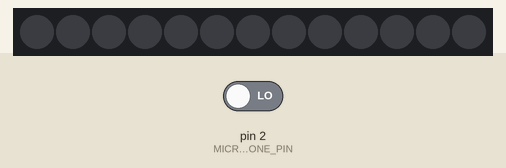
Recording of a sketch running on a simulated Arduino Uno, built with avr-gcc and run on an emulated ATmega328P. Parts: 13 RGB LEDs in strip order, left to right. Inputs (shaded band) come from the test bench; at power-on: pin 2 (MICROPHONE_PIN) LOW. Random numbers use the default seed unless the sketch sets one.

Above: at 1.2 s.
1.3 s: pin 2 (MICROPHONE_PIN) driven HIGH
At 1.35 s:
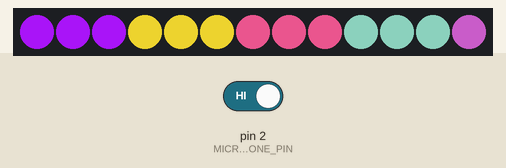
At 1.76 s:
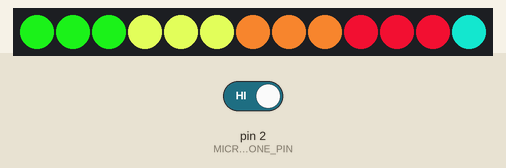
3.1 s: pin 2 (MICROPHONE_PIN) driven LOW
4.6 s: pin 2 (MICROPHONE_PIN) driven HIGH
At 4.65 s:
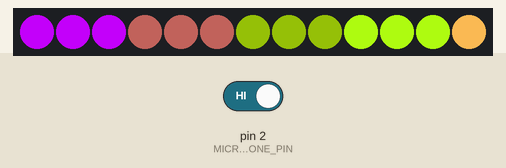

The sketch:

SinglePiezoLedRandom.ino
```cpp
#include <Adafruit_NeoPixel.h>

#define LED_PIN     13
#define LED_COUNT   13
#define MICROPHONE_PIN 2

// Initialize NeoPixel strip.
Adafruit_NeoPixel strip(LED_COUNT, LED_PIN, NEO_GRB + NEO_KHZ800);

void setup() {
  strip.begin();           // Initialize the strip
  strip.show();            // Turn off all pixels ASAP
  pinMode(MICROPHONE_PIN, INPUT);
}

void loop() {
  int soundDetected = digitalRead(MICROPHONE_PIN); // Read the microphone pin

  if (soundDetected == HIGH) {
    lightRandomLedsInSetsOfThree();
    delay(100); // Small delay to debounce and prevent too rapid changes
  }
}

void lightRandomLedsInSetsOfThree() {
  strip.clear(); // Clear all LEDs

  for (int i = 0; i < LED_COUNT; i += 3) {
    // Generate random colors
    uint32_t color = strip.Color(random(0, 255), random(0, 255), random(0, 255));

    // Set color for a set of 3 LEDs
    for (int j = i; j < i + 3 && j < LED_COUNT; j++) {
      strip.setPixelColor(j, color);
    }
  }

  strip.show(); // Update the strip to show the new colors
}
```

Measured:
- after the input at 1.3 s, the LEDs: change at once (image 1)
- after the input at 3.1 s, every drawn part: stays the same
- after the input at 4.6 s, the LEDs: change at once (image 3)
